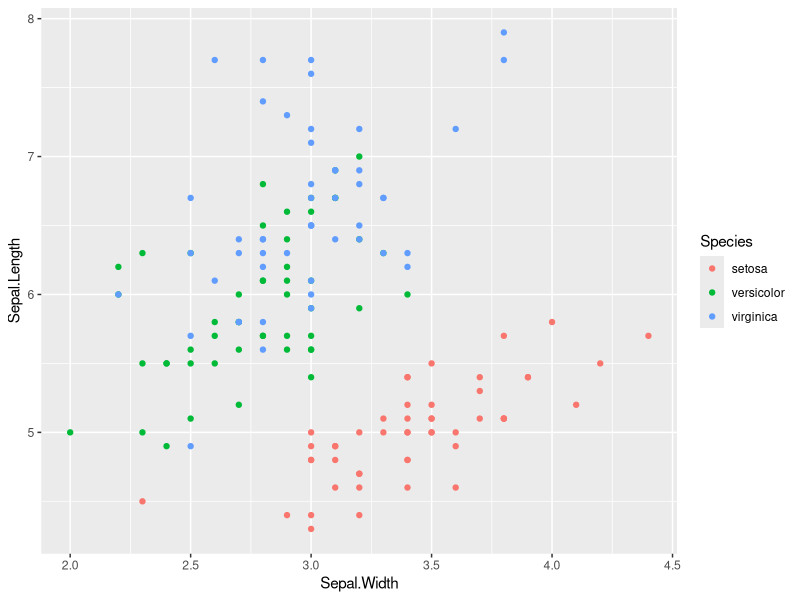

R code for this plot: (Note: this script raises an error after producing the figure.)
## ---- chunk 1
knitr::opts_chunk$set(echo = TRUE)
knitr::opts_chunk$set(fig.path="figures/", fig.width=6.5, fig.height=4, fig.align="center")
if (!require("tidyverse")) install.packages("tidyverse"); library(tidyverse)
## ---- chunk 2
library(tidyverse)
iris %>%
ggplot(aes(x = Sepal.Width, y = Sepal.Length, color = Species)) +
geom_point() 
## ---- chunk 3
knitr::include_graphics("figures/IMG_1827.jpg") 
## ---- chunk 4
iris %>%
  group_by(Species) %>% summarize(sepal_length = mean(Sepal.Length), sepal_width = mean(Sepal.Width)) %>% 
  knitr::kable(caption = "Mean sepal width and length for three species of _Iris_.") 
